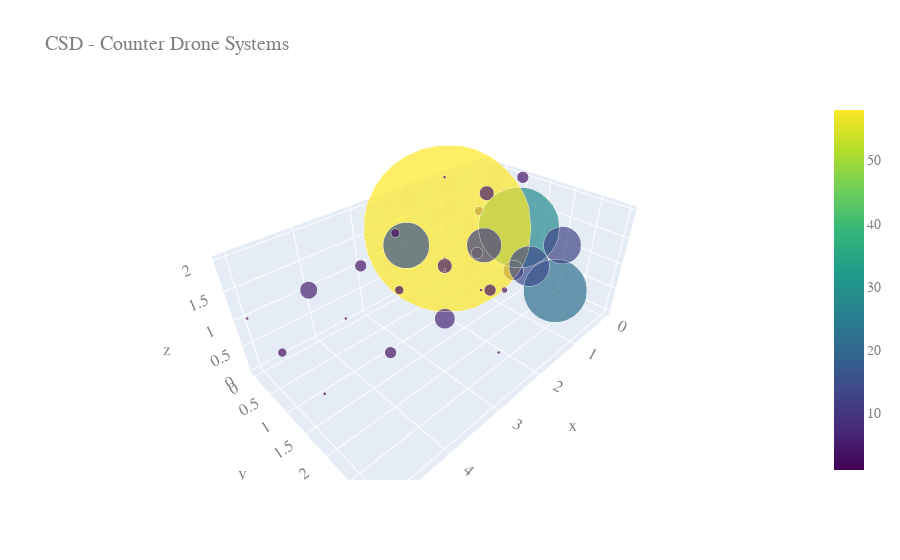

Write notebook code for a chart like this one.
### Markdown cell above
#### Relation between Detection & Interdiction on Platform type

Very few systems present a platform with detection & intediction options. Most of the systems are detection solution on one platform type.

### Code cell
data = {'Detection': detection.count(axis = 1), 'Interdiction': interdiction.count(axis = 1), 
        'Platform':platform.count(axis = 1)}
df_data = pd.DataFrame(data)
df_data2 = pd.DataFrame(df_data.groupby(list(df_data.columns)).size(), columns=['Count']).reset_index()

sz = (df_data2.Count*10)

#fig = px.scatter(df_data_DP2, x="Detection", y="Platform", color ="Count", size= sz)
#fig = px.scatter_3d(df_data2, x='Detection', y='Interdiction', z='Platform', size= sz , color= "Count")

fig = go.Figure(data=go.Scatter3d(
    x=df_data2.Detection,
    y=df_data2.Interdiction,
    z=df_data2.Platform,
    mode='markers',
    marker=dict(size=(df_data2.Count*2), color=df_data2.Count, colorscale='Viridis',showscale=True)
))

fig.update_layout(
    title="CSD - Counter Drone Systems",
    xaxis_title="num. Detection opt",
    yaxis_title="num. Platform opt",
    font=dict(
        family="Courier New, monospace",
        size=14,
        color="#7f7f7f"
    )
)

fig.show()

### Figure 1 — Plotly figure (JSON) as saved in the notebook; plotly's stock layout.template omitted (floating-point values rounded to 4 significant figures)
{"data": [{"marker": {"color": [4, 3, 7, 28, 4, 22, 13, 1, 58, 1, 1, 12, 5, 14, 16, 5, 4, 4, 3, 3, 7, 1, 1, 2, 6, 1, 4, 1, 3, 1], "colorscale": [[0, "#440154"], [0.1111, "#482878"], [0.2222, "#3e4989"], [0.3333, "#31688e"], [0.4444, "#26828e"], [0.5556, "#1f9e89"], [0.6667, "#35b779"], [0.7778, "#6ece58"], [0.8889, "#b5de2b"], [1, "#fde725"]], "showscale": true, "size": [8, 6, 14, 56, 8, 44, 26, 2, 116, 2, 2, 24, 10, 28, 32, 10, 8, 8, 6, 6, 14, 2, 2, 4, 12, 2, 8, 2, 6, 2]}, "mode": "markers", "type": "scatter3d", "x": [0, 0, 0, 0, 0, 0, 0, 1, 1, 1, 1, 1, 1, 1, 2, 2, 2, 3, 3, 3, 3, 3, 3, 3, 4, 4, 4, 5, 5, 5], "y": [0, 0, 1, 1, 1, 2, 2, 0, 0, 0, 1, 1, 1, 2, 0, 1, 2, 0, 1, 1, 2, 2, 3, 3, 0, 1, 2, 0, 1, 2], "z": [0, 1, 0, 1, 2, 0, 1, 0, 1, 2, 0, 1, 2, 1, 1, 1, 1, 1, 1, 2, 1, 2, 1, 2, 1, 1, 1, 1, 1, 1]}], "layout": {"font": {"color": "#7f7f7f", "family": "Courier New, monospace", "size": 14}, "title": {"text": "CSD - Counter Drone Systems"}, "xaxis": {"title": {"text": "num. Detection opt"}}, "yaxis": {"title": {"text": "num. Platform opt"}}}}
